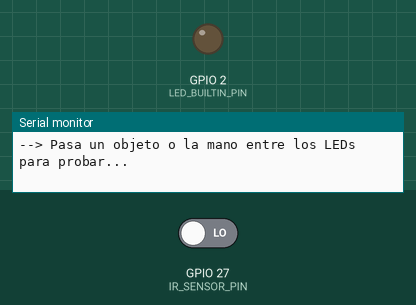
Recording of a sketch running on a simulated ESP32. Parts: output pins drawn as LEDs (lit = HIGH), the last lines printed to the serial monitor. Inputs (shaded band) come from the test bench; at power-on: GPIO 27 (IR_SENSOR_PIN) LOW.

Above: at 2.2 s.
2.3 s: GPIO 27 (IR_SENSOR_PIN) driven HIGH
At 3.3 s:
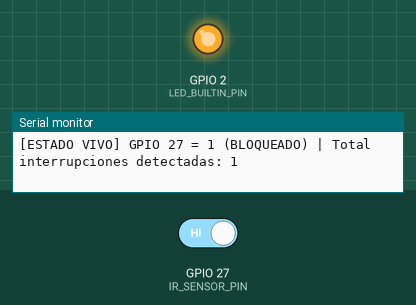
3.8 s: GPIO 27 (IR_SENSOR_PIN) driven LOW
At 4.4 s:
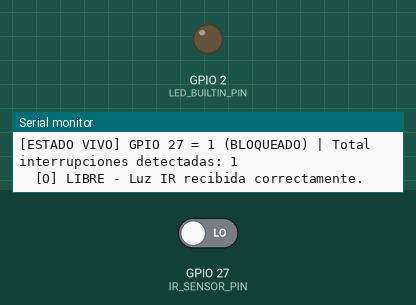
Timing chart, 0 to 6.8 s (numbered marks = the images above; inputs shaded):
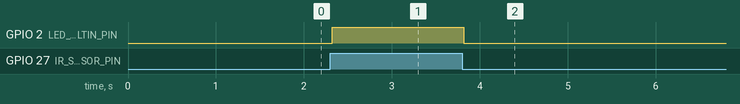

The sketch:

test_ir_sensor.ino
```cpp
/*
=============================================================================
SKETCH DE DIAGNÓSTICO SIMPLIFICADO: PRUEBA DE SENSOR IR EN GPIO 27
=============================================================================
Este código lee en tiempo real el estado del fotodiodo/fototransistor negro
conectado al GPIO 27 y muestra el resultado en el Monitor Serie (115200 baudios).

Conexiones necesarias:
----------------------
1. LED Transparente (Emisor IR):
   - Pata Larga (+)  -> Resistencia 220 Ω -> 5V (o 3.3V)
   - Pata Corta (-)  -> GND

2. Diodo Negro (Receptor IR):
   - Pata Larga (+)  -> GND
   - Pata Corta (-)  -> GPIO 27 Y Resistencia 10 kΩ a 3.3V
=============================================================================
*/

#define IR_SENSOR_PIN 27   // Pin asignado para el receptor infrarrojo
#define LED_BUILTIN_PIN 2  // LED integrado en la placa ESP32 (opcional)

bool lastState = false;
int triggerCount = 0;
unsigned long lastPrintTime = 0;

void setup() {
  // Inicializar comunicación serie a 115200 baudios
  Serial.begin(115200);
  delay(1000);

  Serial.println("\n========================================================");
  Serial.println("   FUTSAPO / BOLIRANA - DIAGNÓSTICO DE SENSOR IR (GPIO 27)");
  Serial.println("========================================================");

  // Configurar el GPIO 27 como entrada digital
  pinMode(IR_SENSOR_PIN, INPUT);

  // Configurar LED integrado para indicación visual en la placa
  pinMode(LED_BUILTIN_PIN, OUTPUT);

  // Leer estado inicial
  lastState = digitalRead(IR_SENSOR_PIN);

  Serial.print("[INICIO] Estado actual del sensor en GPIO 27: ");
  if (lastState == HIGH) {
    Serial.println("1 (HIGH / BLOQUEADO - Haz de luz interrumpido)");
    digitalWrite(LED_BUILTIN_PIN, HIGH);
  } else {
    Serial.println("0 (LOW / LIBRE - Haz de luz recibiéndose normalmente)");
    digitalWrite(LED_BUILTIN_PIN, LOW);
  }
  Serial.println("--> Pasa un objeto o la mano entre los LEDs para probar...\n");
}

void loop() {
  // Lectura del estado actual en el GPIO 27
  bool currentState = digitalRead(IR_SENSOR_PIN);

  // Detectar cambios de estado
  if (currentState != lastState) {
    delay(20); // Filtro básico antirebotes de 20ms
    currentState = digitalRead(IR_SENSOR_PIN);

    if (currentState != lastState) {
      lastState = currentState;

      if (currentState == HIGH) {
        triggerCount++;
        digitalWrite(LED_BUILTIN_PIN, HIGH);
        Serial.print("  [X] ¡BLOQUEADO! Haz de luz interrumpido. Eventos contados: ");
        Serial.println(triggerCount);
      } else {
        digitalWrite(LED_BUILTIN_PIN, LOW);
        Serial.println("  [O] LIBRE - Luz IR recibida correctamente.");
      }
    }
  }

  // Imprimir resumen del estado cada 3 segundos
  if (millis() - lastPrintTime >= 3000) {
    lastPrintTime = millis();
    Serial.print("[ESTADO VIVO] GPIO 27 = ");
    Serial.print(currentState ? "1 (BLOQUEADO)" : "0 (LIBRE)");
    Serial.print(" | Total interrupciones detectadas: ");
    Serial.println(triggerCount);
  }
}
```

Measured:
- after the input at 2.3 s, GPIO 2 (LED_BUILTIN_PIN): LOW → HIGH at once
- after the input at 3.8 s, GPIO 2 (LED_BUILTIN_PIN): HIGH → LOW at once
